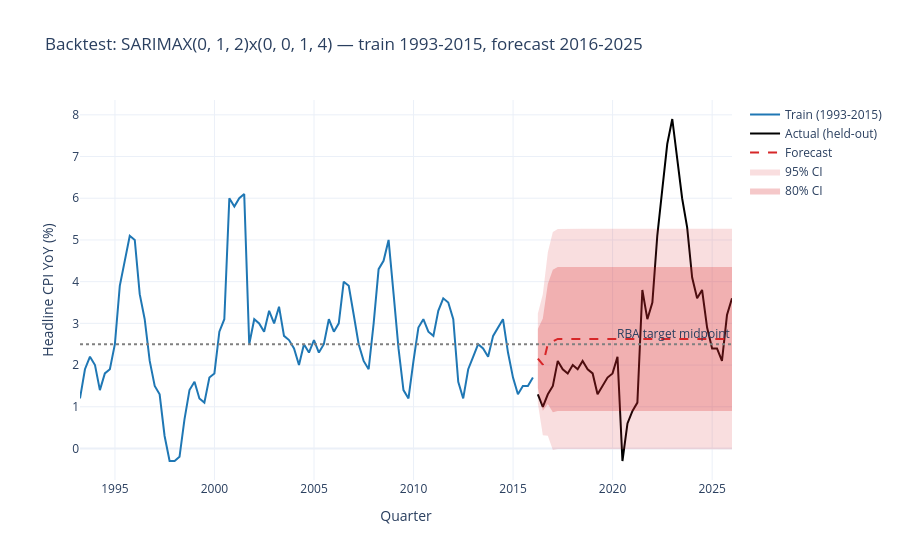

The code cell stored with this chart in its notebook:
### Markdown cell above
# ARIMA

- Target: `headline_yoy`
- Sample: 1993-Q1 to 2025-Q4 (RBA introduced the 2–3% inflation target in 1993. Before that, mean inflation was structurally higher and more volatile.)
- Validation: train 1993-Q1 to 2015-Q4, forecast 40 quarters, compare to held-out actuals
- Deliverable: refit on full sample, forecast 2026-Q1 to 2035-Q4
- Output: point forecast + 80% / 95% CI, both as YoY and as implied cumulative CPI level

### Code cell
from statsmodels.tsa.statespace.sarimax import SARIMAX
from itertools import product
import warnings
warnings.filterwarnings('ignore')

BACKTEST_END = '2015-12-31'
train = df.loc[TRAIN_START:BACKTEST_END, 'headline_yoy'].dropna()
test  = df.loc['2016-01-01':CUTOFF, 'headline_yoy'].dropna()
print(f'Train: {train.index.min().date()} to {train.index.max().date()}, n={len(train)}')
print(f'Test:  {test.index.min().date()}  to {test.index.max().date()}, n={len(test)}')

# --- Grid search over orders, pick lowest AIC ---
p_range, d_range, q_range = range(0, 3), range(0, 2), range(0, 3)
P_range, D_range, Q_range = range(0, 2), range(0, 2), range(0, 2)

results = []
for p, d, q, P, D, Q in product(p_range, d_range, q_range, P_range, D_range, Q_range):
    if p == 0 and q == 0 and P == 0 and Q == 0:
        continue
    try:
        m = SARIMAX(train, order=(p, d, q), seasonal_order=(P, D, Q, 4),
                    enforce_stationarity=False, enforce_invertibility=False).fit(disp=False)
        results.append({'order': (p, d, q), 'seasonal': (P, D, Q, 4), 'aic': m.aic, 'bic': m.bic})
    except Exception:
        continue

results_df = pd.DataFrame(results).sort_values('aic').reset_index(drop=True)
print('\nTop 5 models by AIC:')
print(results_df.head().to_string(index=False))

best_order    = results_df.iloc[0]['order']
best_seasonal = results_df.iloc[0]['seasonal']
print(f'\nBest model: SARIMAX{best_order}x{best_seasonal}')

# --- Refit best, forecast 40 quarters ---
best_model = SARIMAX(train, order=best_order, seasonal_order=best_seasonal,
                     enforce_stationarity=False, enforce_invertibility=False).fit(disp=False)

fc_obj = best_model.get_forecast(steps=len(test))
fc_mean = fc_obj.predicted_mean
fc_ci80 = fc_obj.conf_int(alpha=0.20)
fc_ci95 = fc_obj.conf_int(alpha=0.05)
fc_idx  = test.index

# --- Metrics ---
actual = test.values
predicted = fc_mean.values
rmse = np.sqrt(np.mean((actual - predicted)**2))
mae  = np.mean(np.abs(actual - predicted))
mape = np.mean(np.abs((actual - predicted) / actual)) * 100
print(f'\nBacktest metrics over {len(test)} quarters:')
print(f'  RMSE: {rmse:.3f} pp')
print(f'  MAE:  {mae:.3f} pp')
print(f'  MAPE: {mape:.1f}%')

# --- Plot ---
fig_bt = go.Figure()
fig_bt.add_trace(go.Scatter(x=train.index, y=train.values,
                            mode='lines', name='Train (1993-2015)', line=dict(color='#1f77b4')))
fig_bt.add_trace(go.Scatter(x=test.index, y=test.values,
                            mode='lines', name='Actual (held-out)', line=dict(color='black', width=2)))
fig_bt.add_trace(go.Scatter(x=fc_idx, y=predicted,
                            mode='lines', name='Forecast', line=dict(color='#d62728', dash='dash')))
fig_bt.add_trace(go.Scatter(x=list(fc_idx) + list(fc_idx[::-1]),
                            y=list(fc_ci95.iloc[:, 1]) + list(fc_ci95.iloc[::-1, 0]),
                            fill='toself', fillcolor='rgba(214,39,40,0.15)', line=dict(width=0),
                            name='95% CI', showlegend=True))
fig_bt.add_trace(go.Scatter(x=list(fc_idx) + list(fc_idx[::-1]),
                            y=list(fc_ci80.iloc[:, 1]) + list(fc_ci80.iloc[::-1, 0]),
                            fill='toself', fillcolor='rgba(214,39,40,0.25)', line=dict(width=0),
                            name='80% CI', showlegend=True))
fig_bt.add_hline(y=2.5, line_dash='dot', line_color='grey',
                 annotation_text='RBA target midpoint')
fig_bt.update_layout(
    title=f'Backtest: SARIMAX{best_order}x{best_seasonal} — train 1993-2015, forecast 2016-2025',
    xaxis_title='Quarter', yaxis_title='Headline CPI YoY (%)',
    template='plotly_white', hovermode='x unified')
fig_bt.show()
